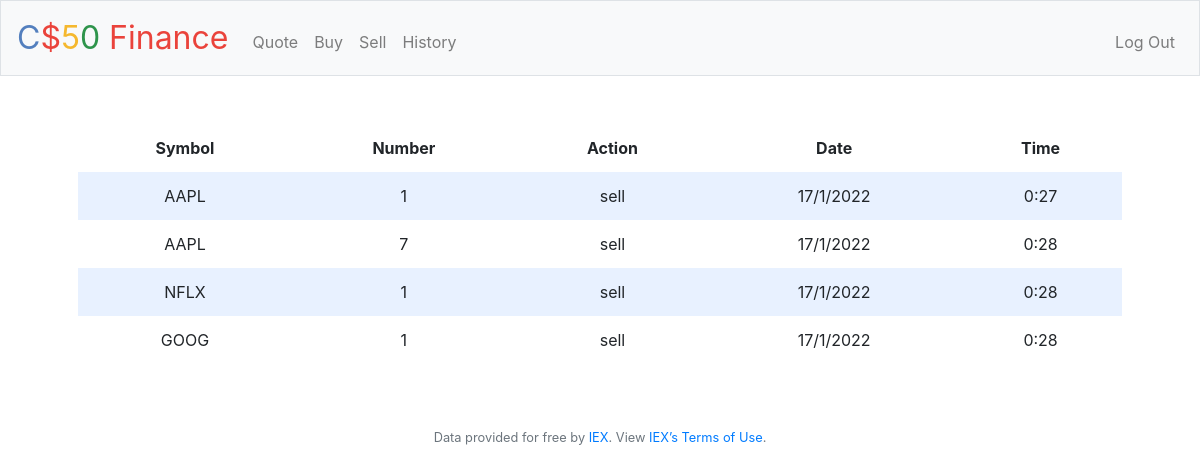
The app's page /history (signed in) with its own data.
### tables this page shows
CREATE TABLE history(
    id INTEGER,
    username TEXT NOT NULL,
    user_action TEXT NOT NULL,
    symbol TEXT NOT NULL,
    stock_num INT NOT NULL,
    year INT,
    month INT,
    day INT,
    hour INT,
    minutes INT,
    FOREIGN KEY(username) REFERENCES users(username),
    PRIMARY KEY(id)
    );

### app.py (the view)
@app.route("/history")
@login_required
def history():
    id = session["user_id"]
    username = db.execute("SELECT username FROM users WHERE id = ?", id)
    history = db.execute("SELECT * FROM history WHERE username = ?", username[0]['username'])
    return render_template('history.html', history=history)

### app.py (called while the page is built)
@app.after_request
def after_request(response):
    response.headers["Cache-Control"] = "no-cache, no-store, must-revalidate"
    response.headers["Expires"] = 0
    response.headers["Pragma"] = "no-cache"
    return response

### helpers.py (called while the page is built)
def login_required(f):
    @wraps(f)
    def decorated_function(*args, **kwargs):
        if session.get("user_id") is None:
            return redirect("/login")
        return f(*args, **kwargs)
    return decorated_function

### templates/history.html (shortened to what this page needs)
{% extends 'layout.html'%}
{% block main%}
<table>
    <thead>
        <th>Symbol</th>
        <th>Number</th>
        <th>Action</th>
        <th>Date</th>
        <th>Time</th>
    </thead>
    <tbody>
        {% for row in history %}
        <tr>
            <td>{{row.symbol}}</td>
            <td>{{row.stock_num}}</td>
            <td>{{row.user_action}}</td>
            <td>{{row.day}}/{{row.month}}/{{row.year}}</td>
            <td>{{row.hour}}:{{row.minutes}}</td>
        </tr>
        {% endfor%}
    </tbody>
</table>
{%endblock%}

### static/styles.css (style rules this page uses)
table { background-color: transparent; margin-bottom: 1rem; width: 100%; }
table th, table td { padding: 0.75rem; vertical-align: middle; }
tbody tr:nth-of-type(odd) { background-color: rgb(179, 208, 255, 0.3) }

### records on screen
history: symbol "AAPL", stock_num "1", user_action "sell", day "17", month "1", year "2022", hour "0", minutes "27"
history: symbol "AAPL", stock_num "7", user_action "sell", day "17", month "1", year "2022", hour "0", minutes "28"
history: symbol "NFLX", stock_num "1", user_action "sell", day "17", month "1", year "2022", hour "0", minutes "28"
history: symbol "GOOG", stock_num "1", user_action "sell", day "17", month "1", year "2022", hour "0", minutes "28"
